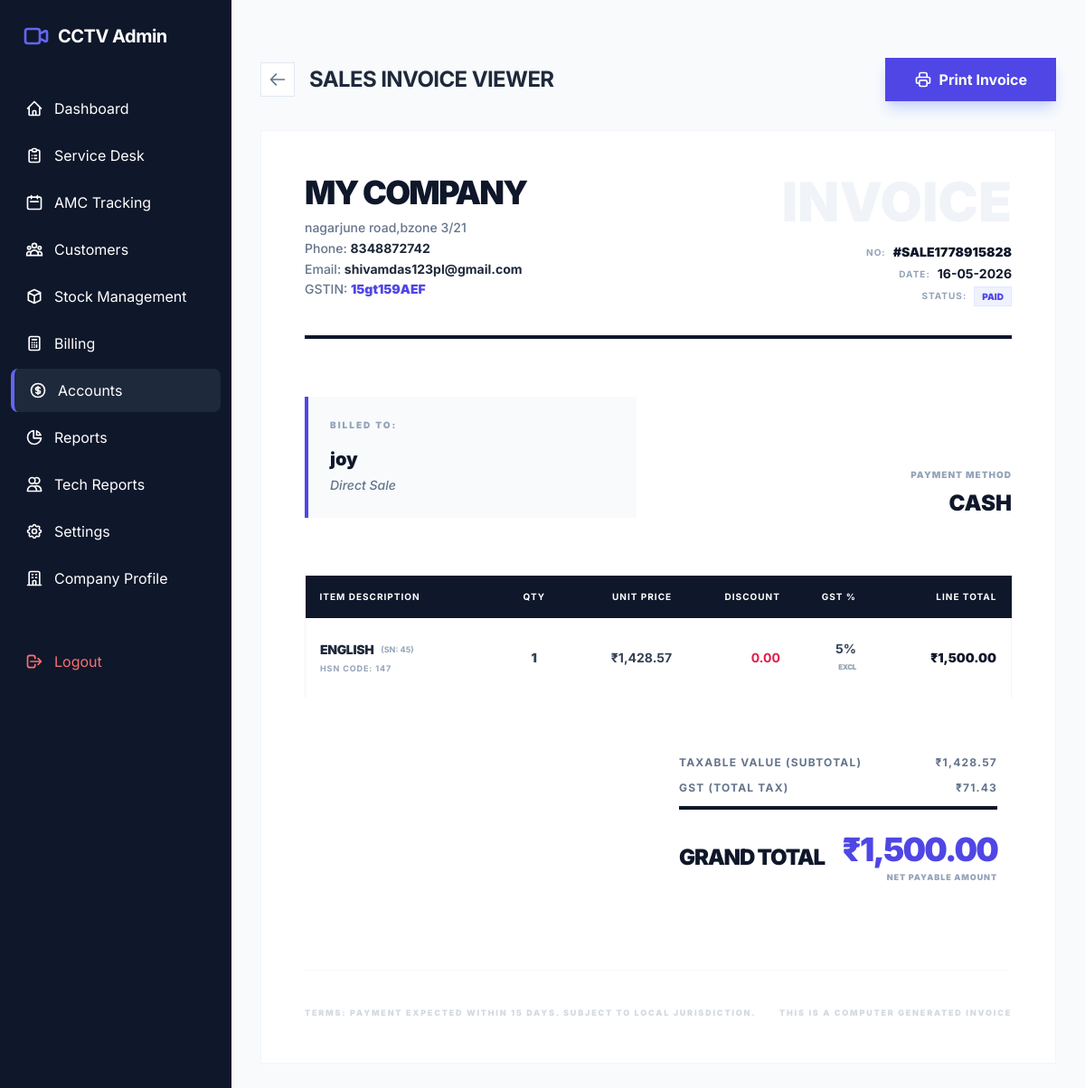
Screenshot of /admin/accounts/invoice_gen.php?id=23 (signed in) with the database file from the repository.
### tables this page shows
CREATE TABLE `company_profile` (
  `id` int(11) NOT NULL,
  `company_name` varchar(255) NOT NULL,
  `address` text DEFAULT NULL,
  `contact_number` varchar(50) DEFAULT NULL,
  `email` varchar(100) DEFAULT NULL,
  `gst_number` varchar(50) DEFAULT NULL,
  `bank_details` text DEFAULT NULL,
  `logo` varchar(255) DEFAULT NULL,
  `signature` varchar(255) DEFAULT NULL,
  `created_at` timestamp NOT NULL DEFAULT current_timestamp(),
  `updated_at` timestamp NOT NULL DEFAULT current_timestamp() ON UPDATE current_timestamp()
);

CREATE TABLE `invoices` (
  `id` int(11) NOT NULL,
  `complaint_id` int(11) DEFAULT NULL,
  `customer_id` int(11) DEFAULT NULL,
  `invoice_no` varchar(50) NOT NULL,
  `subtotal` decimal(10,2) DEFAULT NULL,
  `gst_amount` decimal(10,2) DEFAULT NULL,
  `grand_total` decimal(10,2) DEFAULT NULL,
  `payment_status` enum('Paid','Unpaid','Partial') DEFAULT 'Unpaid',
  `payment_method` enum('Cash','UPI','Bank','Pay Later') DEFAULT 'Cash',
  `created_at` timestamp NOT NULL DEFAULT current_timestamp(),
  `gst_mode` enum('Inclusive','Exclusive') DEFAULT 'Exclusive'
);

CREATE TABLE `customers` (
  `id` int(11) NOT NULL,
  `customer_name` varchar(150) NOT NULL,
  `phone` varchar(15) NOT NULL,
  `address` text NOT NULL,
  `due_amount` decimal(10,2) DEFAULT 0.00,
  `gst_number` varchar(20) DEFAULT NULL,
  `has_active_amc` tinyint(1) DEFAULT 0,
  `created_at` timestamp NOT NULL DEFAULT current_timestamp()
);

CREATE TABLE `invoice_items` (
  `id` int(11) NOT NULL,
  `invoice_id` int(11) DEFAULT NULL,
  `product_id` int(11) DEFAULT NULL,
  `quantity` int(11) NOT NULL,
  `unit_price` decimal(10,2) DEFAULT NULL,
  `taxable_value` decimal(10,2) DEFAULT NULL,
  `gst_rate` decimal(5,2) DEFAULT NULL,
  `gst_amount` decimal(10,2) DEFAULT NULL,
  `gst_mode` enum('Exclusive','Inclusive') DEFAULT 'Exclusive',
  `discount_type` enum('Fixed','Percentage') DEFAULT 'Fixed',
  `discount_value` decimal(10,2) DEFAULT 0.00,
  `discount_amount` decimal(10,2) DEFAULT 0.00,
  `total_price` decimal(10,2) DEFAULT NULL,
  `created_at` timestamp NOT NULL DEFAULT current_timestamp()
);

CREATE TABLE `products` (
  `id` int(11) NOT NULL,
  `category_id` int(11) DEFAULT NULL,
  `product_name` varchar(255) NOT NULL,
  `product_code` varchar(100) DEFAULT NULL,
  `unit` varchar(50) DEFAULT 'Pcs',
  `category` varchar(50) DEFAULT NULL COMMENT 'Camera, DVR, HDD, Power Supply, etc.',
  `serial_number` varchar(100) DEFAULT NULL,
  `unit_price` decimal(10,2) NOT NULL,
  `gst_rate` decimal(5,2) DEFAULT 0.00,
  `current_stock` int(11) DEFAULT 0,
  `opening_stock` int(11) DEFAULT 0,
  `description` text DEFAULT NULL,
  `warranty_months` int(11) DEFAULT 12
);

### admin/accounts/invoice_gen.php (the view, shortened to what this page needs)
<?php
require_once '../../includes/db_connect.php';
$invoiceId = $_GET['id'] ?? null;
try {
    $stmt = $pdo->prepare("SELECT i.*, cust.customer_name, cust.address, cust.gst_number
                           FROM invoices i
                           LEFT JOIN payments p ON i.id = p.invoice_id
                           LEFT JOIN customers cust ON p.customer_id = cust.id
                           WHERE i.id = ?");
    $stmt->execute([$invoiceId]);
    $invoice = $stmt->fetch();
    $profileStmt = $pdo->query("SELECT * FROM company_profile LIMIT 1");
    $profile = $profileStmt->fetch();
    $companyName = $profile['company_name'] ?? 'CCTV SECURE';
    $companyAddress = $profile['address'] ?? 'Tech Hub, Sector 5';
    $companyPhone = $profile['contact_number'] ?? '+91 98765 43210';
    $companyEmail = $profile['email'] ?? 'support@cctvsecure.com';
    $companyGst = $profile['gst_number'] ?? '';
    $itemsStmt = $pdo->prepare("SELECT ii.*, p.product_name, p.product_code
                                FROM invoice_items ii
                                LEFT JOIN products p ON ii.product_id = p.id
                                WHERE ii.invoice_id = ?");
    $itemsStmt->execute([$invoiceId]);
    $items = $itemsStmt->fetchAll();
    $serialsStmt = $pdo->prepare("SELECT serial_number, product_id FROM product_serials WHERE invoice_id = ?");
    $serialsStmt->execute([$invoiceId]);
    $allSerials = $serialsStmt->fetchAll();
    $productSerials = [];
    foreach ($allSerials as $s) {
        $productSerials[$s['product_id']][] = $s['serial_number'];
    }
} catch (PDOException $e) {
    die("Error: " . $e->getMessage());
}
require_once '../../includes/header.php';
$isPrint = isset($_GET['print']);
?>
<?php if (!$isPrint): ?>
<div class="mb-8 flex items-center justify-between no-print max-w-5xl mx-auto mt-8">
    <div class="flex items-center gap-4">
        <a href="sales.php" class="p-2 bg-white border border-slate-200 rounded-none text-slate-500 hover:text-indigo-600 transition shadow-none">
            <svg xmlns="http://www.w3.org/2000/svg" class="h-5 w-5" fill="none" viewBox="0 0 24 24" stroke="currentColor"><path stroke-linecap="round" stroke-linejoin="round" stroke-width="2" d="M10 19l-7-7m0 0l7-7m-7 7h18" /></svg>
        </a>
        <h2 class="text-2xl font-bold text-slate-800 uppercase tracking-tight">Sales Invoice Viewer</h2>
    </div>
    <div class="flex gap-3">
        <button onclick="window.print()" class="px-8 py-3 rounded-none bg-indigo-600 text-white font-bold hover:bg-indigo-700 transition flex items-center gap-2 shadow-lg shadow-indigo-200">
            Print Invoice
        </button>
    </div>
</div>
<?php endif; ?>
<div class="bg-white rounded-none border border-slate-100 p-12 max-w-5xl mx-auto mb-20 shadow-none" id="invoice-printable">
    <div class="flex justify-between items-start mb-16 border-b-4 border-slate-900 pb-8">
        <div>
            <h1 class="text-4xl font-black text-slate-900 mb-2 uppercase tracking-tighter"><?php echo htmlspecialchars($companyName); ?></h1>
            <p class="text-slate-500 text-sm font-medium leading-relaxed">
                <?php echo nl2br(htmlspecialchars($companyAddress)); ?><br>
                Phone: <span class="text-slate-800 font-bold"><?php echo htmlspecialchars($companyPhone); ?></span><br>
                Email: <span class="text-slate-800 font-bold"><?php echo htmlspecialchars($companyEmail); ?></span>
                <?php if ($companyGst): ?><br>GSTIN: <span class="text-indigo-600 font-black"><?php echo htmlspecialchars($companyGst); ?></span><?php endif; ?>
            </p>
        </div>
        <div class="text-right">
            <h2 class="text-6xl font-black text-slate-200 uppercase mb-4 opacity-50">Invoice</h2>
            <div class="space-y-1 text-sm">
                <p class="flex justify-end gap-2"><span class="text-slate-400 font-bold uppercase tracking-widest text-[10px]">No:</span> <span class="font-black text-slate-900">#<?php echo htmlspecialchars($invoice['invoice_no']); ?></span></p>
                <p class="flex justify-end gap-2"><span class="text-slate-400 font-bold uppercase tracking-widest text-[10px]">Date:</span> <span class="font-bold text-slate-900"><?php echo date('d-m-Y', strtotime($invoice['created_at'])); ?></span></p>
                <p class="flex justify-end gap-2"><span class="text-slate-400 font-bold uppercase tracking-widest text-[10px]">Status:</span> <span class="px-2 bg-indigo-50 text-indigo-600 font-black text-[10px] uppercase border border-indigo-100"><?php echo htmlspecialchars($invoice['payment_status']); ?></span></p>
            </div>
        </div>
    </div>
    <div class="grid grid-cols-2 gap-12 mb-16">
        <div class="bg-slate-50 p-6 border-l-4 border-indigo-600">
            <h3 class="text-[10px] uppercase font-black text-slate-400 mb-4 tracking-[0.2em]">Billed To:</h3>
            <p class="text-xl font-black text-slate-900 mb-1"><?php echo htmlspecialchars($invoice['customer_name'] ?: 'Direct Retail Customer'); ?></p>
            <p class="text-slate-500 text-sm font-medium leading-relaxed italic"><?php echo nl2br(htmlspecialchars($invoice['address'] ?? 'No address provided.')); ?></p>
        </div>
        <div class="flex flex-col justify-end">
            <div class="text-right space-y-2">
                <p class="text-[10px] uppercase font-black text-slate-400 tracking-widest">Payment Method</p>
                <p class="text-2xl font-black text-slate-900 uppercase"><?php echo htmlspecialchars($invoice['payment_method']); ?></p>
            </div>
        </div>
    </div>
    <table class="w-full mb-16">
        <thead>
            <tr class="bg-slate-900 text-white text-left text-[10px] uppercase font-black tracking-widest">
                <th class="py-4 px-4">Item Description</th>
                <th class="py-4 px-2 text-center">Qty</th>
                <th class="py-4 px-2 text-right">Unit Price</th>
                <th class="py-4 px-2 text-right">Discount</th>
                <th class="py-4 px-2 text-right">GST %</th>
                <th class="py-4 px-4 text-right">Line Total</th>
            </tr>
        </thead>
        <tbody class="divide-y divide-slate-100 border-x border-slate-100">
            <?php foreach ($items as $item): ?>
            <tr class="hover:bg-slate-50 transition">
                <td class="py-6 px-4">
                    <div class="flex flex-col">
                        <div class="flex items-center gap-2">
                            <span class="font-black text-slate-800 text-sm uppercase tracking-tight"><?php echo htmlspecialchars($item['product_name']); ?></span>
                            <?php if (isset($productSerials[$item['product_id']])): ?>
                                <span class="text-[9px] font-bold text-slate-400">
                                    (SN: <?php echo implode(', ', $productSerials[$item['product_id']]); ?>)
                                </span>
                            <?php endif; ?>
                        </div>
                        <?php if ($item['product_code']): ?>
                            <span class="text-[9px] font-bold text-slate-400 uppercase tracking-widest mt-1">HSN Code: <?php echo htmlspecialchars($item['product_code']); ?></span>
                        <?php endif; ?>
                    </div>
                </td>
                <td class="py-6 px-2 text-center text-slate-700 font-black text-sm"><?php echo $item['quantity']; ?></td>
                <td class="py-6 px-2 text-right text-slate-700 font-bold text-sm">₹<?php echo number_format($item['unit_price'], 2); ?></td>
                <td class="py-6 px-2 text-right text-rose-600 font-bold text-sm">
                    <?php if ($item['discount_amount'] > 0): ?>
                        -₹<?php echo number_format($item['discount_amount'], 2); ?>
                        <div class="text-[8px] text-slate-400 italic">
                            <?php echo $item['discount_type'] == 'Percentage' ? $item['discount_value'].'%' : 'Fixed'; ?>
                        </div>
                    <?php else: ?>
                        0.00
                    <?php endif; ?>
                </td>
                <td class="py-6 px-2 text-right text-slate-700 font-bold text-sm">
                    <?php echo round($item['gst_rate'], 1); ?>%
                    <div class="text-[8px] text-slate-400 uppercase font-black tracking-tighter">
                        <?php echo $item['gst_mode'] == 'Inclusive' ? 'Incl' : 'Excl'; ?>
                    </div>
                </td>
                <td class="py-6 px-4 text-right font-black text-slate-900 text-sm">₹<?php echo number_format($item['total_price'], 2); ?></td>
            </tr>
            <?php endforeach; ?>
        </tbody>
    </table>
    <div class="flex justify-end">
        <div class="w-full max-w-sm">
            <div class="space-y-3 px-4">
                <div class="flex justify-between text-xs font-bold text-slate-500 uppercase tracking-widest">
                    <span>Taxable Value (Subtotal)</span>
                    <span>₹<?php echo number_format($invoice['subtotal'], 2); ?></span>
                </div>
                <div class="flex justify-between text-xs font-bold text-slate-500 uppercase tracking-widest">
                    <span>GST (Total Tax)</span>
                    <span>₹<?php echo number_format($invoice['gst_amount'], 2); ?></span>
                </div>
                <div class="pt-6 border-t-4 border-slate-900 flex justify-between items-center mt-4">
                    <span class="font-black text-slate-900 text-2xl uppercase tracking-tighter">Grand Total</span>
                    <div class="text-right">
                        <span class="font-black text-indigo-600 text-4xl tracking-tighter">₹<?php echo number_format($invoice['grand_total'], 2); ?></span>
                        <p class="text-[9px] font-black text-slate-400 uppercase tracking-widest mt-1">Net Payable Amount</p>
                    </div>
                </div>
            </div>
        </div>
    </div>
    <div class="mt-24 pt-10 border-t border-slate-100 flex justify-between items-center opacity-40">
        <div class="text-[9px] font-black text-slate-400 uppercase tracking-[0.2em]">
            Terms: Payment expected within 15 days. Subject to local jurisdiction.
        </div>
        <div class="text-[9px] font-black text-slate-400 uppercase tracking-[0.2em]">
            This is a computer generated invoice
        </div>
    </div>
</div>
<?php require_once '../../includes/footer.php'; ?>

### includes/header.php (style rules this page uses)
body { font-family: 'Inter', sans-serif; }

### rows the page displays
company_profile: company_name "MY COMPANY", address "nagarjune road,bzone 3/21", contact_number "8348872742", email "shivamdas123pl@gmail.com", gst_number "15gt159AEF"
invoices: invoice_no "SALE1778915828", created_at "16-05-2026", payment_status "PAID", customer.customer_name "joy", customer.address "Direct Sale", payment_method "CASH", subtotal "1,428.57", gst_amount "71.43", grand_total "1,500.00"
invoice_items: product.product_name "ENGLISH", product "45", product.product_code "147", quantity "1", unit_price "1,428.57", discount_amount "0.00", gst_rate "5", gst_mode "EXCL", total_price "1,500.00"
